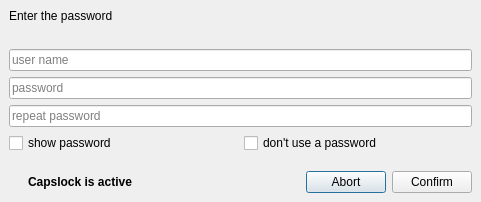
<?xml version="1.0" encoding="UTF-8"?>
<ui version="4.0">
 <class>Dialogs::EnterPasswordDialog</class>
 <widget class="QDialog" name="Dialogs::EnterPasswordDialog">
  <property name="sizePolicy">
   <sizepolicy hsizetype="Minimum" vsizetype="Minimum">
    <horstretch>0</horstretch>
    <verstretch>0</verstretch>
   </sizepolicy>
  </property>
  <property name="windowTitle">
   <string>Enter the password</string>
  </property>
  <property name="modal">
   <bool>true</bool>
  </property>
  <layout class="QVBoxLayout" name="verticalLayout">
   <property name="spacing">
    <number>0</number>
   </property>
   <property name="leftMargin">
    <number>0</number>
   </property>
   <property name="topMargin">
    <number>0</number>
   </property>
   <property name="rightMargin">
    <number>0</number>
   </property>
   <property name="bottomMargin">
    <number>0</number>
   </property>
   <item>
    <widget class="QWidget" name="mainWidget" native="true">
     <layout class="QVBoxLayout" name="verticalLayout_2">
      <item>
       <widget class="QLabel" name="instructionLabel">
        <property name="sizePolicy">
         <sizepolicy hsizetype="Preferred" vsizetype="Preferred">
          <horstretch>0</horstretch>
          <verstretch>0</verstretch>
         </sizepolicy>
        </property>
        <property name="maximumSize">
         <size>
          <width>500</width>
          <height>16777215</height>
         </size>
        </property>
        <property name="text">
         <string>Enter the password</string>
        </property>
        <property name="wordWrap">
         <bool>true</bool>
        </property>
       </widget>
      </item>
      <item>
       <widget class="QLabel" name="descLabel"/>
      </item>
      <item>
       <widget class="Widgets::ClearLineEdit" name="userNameLineEdit">
        <property name="placeholderText">
         <string>user name</string>
        </property>
       </widget>
      </item>
      <item>
       <widget class="Widgets::ClearLineEdit" name="password1LineEdit">
        <property name="sizePolicy">
         <sizepolicy hsizetype="Preferred" vsizetype="Maximum">
          <horstretch>0</horstretch>
          <verstretch>0</verstretch>
         </sizepolicy>
        </property>
        <property name="text">
         <string/>
        </property>
        <property name="maxLength">
         <number>32</number>
        </property>
        <property name="echoMode">
         <enum>QLineEdit::Password</enum>
        </property>
        <property name="placeholderText">
         <string>password</string>
        </property>
       </widget>
      </item>
      <item>
       <widget class="Widgets::ClearLineEdit" name="password2LineEdit">
        <property name="enabled">
         <bool>true</bool>
        </property>
        <property name="maxLength">
         <number>32</number>
        </property>
        <property name="echoMode">
         <enum>QLineEdit::Password</enum>
        </property>
        <property name="placeholderText">
         <string>repeat password</string>
        </property>
       </widget>
      </item>
      <item>
       <widget class="QWidget" name="checkboxesWidget" native="true">
        <layout class="QHBoxLayout" name="horizontalLayout_2">
         <property name="leftMargin">
          <number>0</number>
         </property>
         <property name="topMargin">
          <number>0</number>
         </property>
         <property name="rightMargin">
          <number>0</number>
         </property>
         <property name="bottomMargin">
          <number>0</number>
         </property>
         <item>
          <widget class="QCheckBox" name="showPasswordCheckBox">
           <property name="sizePolicy">
            <sizepolicy hsizetype="Preferred" vsizetype="Preferred">
             <horstretch>0</horstretch>
             <verstretch>0</verstretch>
            </sizepolicy>
           </property>
           <property name="text">
            <string>show password</string>
           </property>
          </widget>
         </item>
         <item>
          <widget class="QCheckBox" name="noPwCheckBox">
           <property name="text">
            <string>don't use a password</string>
           </property>
          </widget>
         </item>
        </layout>
       </widget>
      </item>
     </layout>
    </widget>
   </item>
   <item>
    <widget class="QWidget" name="bottomWidget" native="true">
     <property name="sizePolicy">
      <sizepolicy hsizetype="Preferred" vsizetype="Maximum">
       <horstretch>0</horstretch>
       <verstretch>0</verstretch>
      </sizepolicy>
     </property>
     <layout class="QHBoxLayout" name="horizontalLayout">
      <item>
       <widget class="QWidget" name="capslockWarningWidget" native="true">
        <layout class="QHBoxLayout" name="horizontalLayout_3">
         <property name="spacing">
          <number>3</number>
         </property>
         <property name="leftMargin">
          <number>0</number>
         </property>
         <property name="topMargin">
          <number>0</number>
         </property>
         <property name="rightMargin">
          <number>0</number>
         </property>
         <property name="bottomMargin">
          <number>0</number>
         </property>
         <item>
          <widget class="QGraphicsView" name="capslockWarningGraphicsView">
           <property name="maximumSize">
            <size>
             <width>16</width>
             <height>16</height>
            </size>
           </property>
           <property name="styleSheet">
            <string notr="true">background-color: transparent;</string>
           </property>
           <property name="frameShape">
            <enum>QFrame::NoFrame</enum>
           </property>
           <property name="backgroundBrush">
            <brush brushstyle="NoBrush">
             <color alpha="0">
              <red>0</red>
              <green>0</green>
              <blue>0</blue>
             </color>
            </brush>
           </property>
           <property name="sceneRect">
            <rectf>
             <x>0.000000000000000</x>
             <y>0.000000000000000</y>
             <width>16.000000000000000</width>
             <height>16.000000000000000</height>
            </rectf>
           </property>
          </widget>
         </item>
         <item>
          <widget class="QLabel" name="capslockWarningLabel">
           <property name="styleSheet">
            <string notr="true">font-weight: bold;</string>
           </property>
           <property name="text">
            <string>Capslock is active</string>
           </property>
          </widget>
         </item>
        </layout>
       </widget>
      </item>
      <item>
       <spacer name="horizontalSpacer">
        <property name="orientation">
         <enum>Qt::Horizontal</enum>
        </property>
        <property name="sizeHint" stdset="0">
         <size>
          <width>168</width>
          <height>20</height>
         </size>
        </property>
       </spacer>
      </item>
      <item>
       <widget class="QPushButton" name="abortPushButton">
        <property name="styleSheet">
         <string notr="true">background: none;</string>
        </property>
        <property name="text">
         <string>Abort</string>
        </property>
        <property name="icon">
         <iconset theme="window-close">
          <normaloff/>
         </iconset>
        </property>
       </widget>
      </item>
      <item>
       <widget class="QPushButton" name="confirmPushButton">
        <property name="styleSheet">
         <string notr="true">background: none;</string>
        </property>
        <property name="text">
         <string>Confirm</string>
        </property>
        <property name="icon">
         <iconset theme="go-next">
          <normaloff/>
         </iconset>
        </property>
       </widget>
      </item>
     </layout>
    </widget>
   </item>
  </layout>
 </widget>
 <customwidgets>
  <customwidget>
   <class>Widgets::ClearLineEdit</class>
   <extends>QLineEdit</extends>
   <header>widgets/clearlineedit.h</header>
  </customwidget>
 </customwidgets>
 <tabstops>
  <tabstop>password1LineEdit</tabstop>
  <tabstop>password2LineEdit</tabstop>
  <tabstop>confirmPushButton</tabstop>
  <tabstop>abortPushButton</tabstop>
 </tabstops>
 <resources/>
 <connections/>
</ui>
